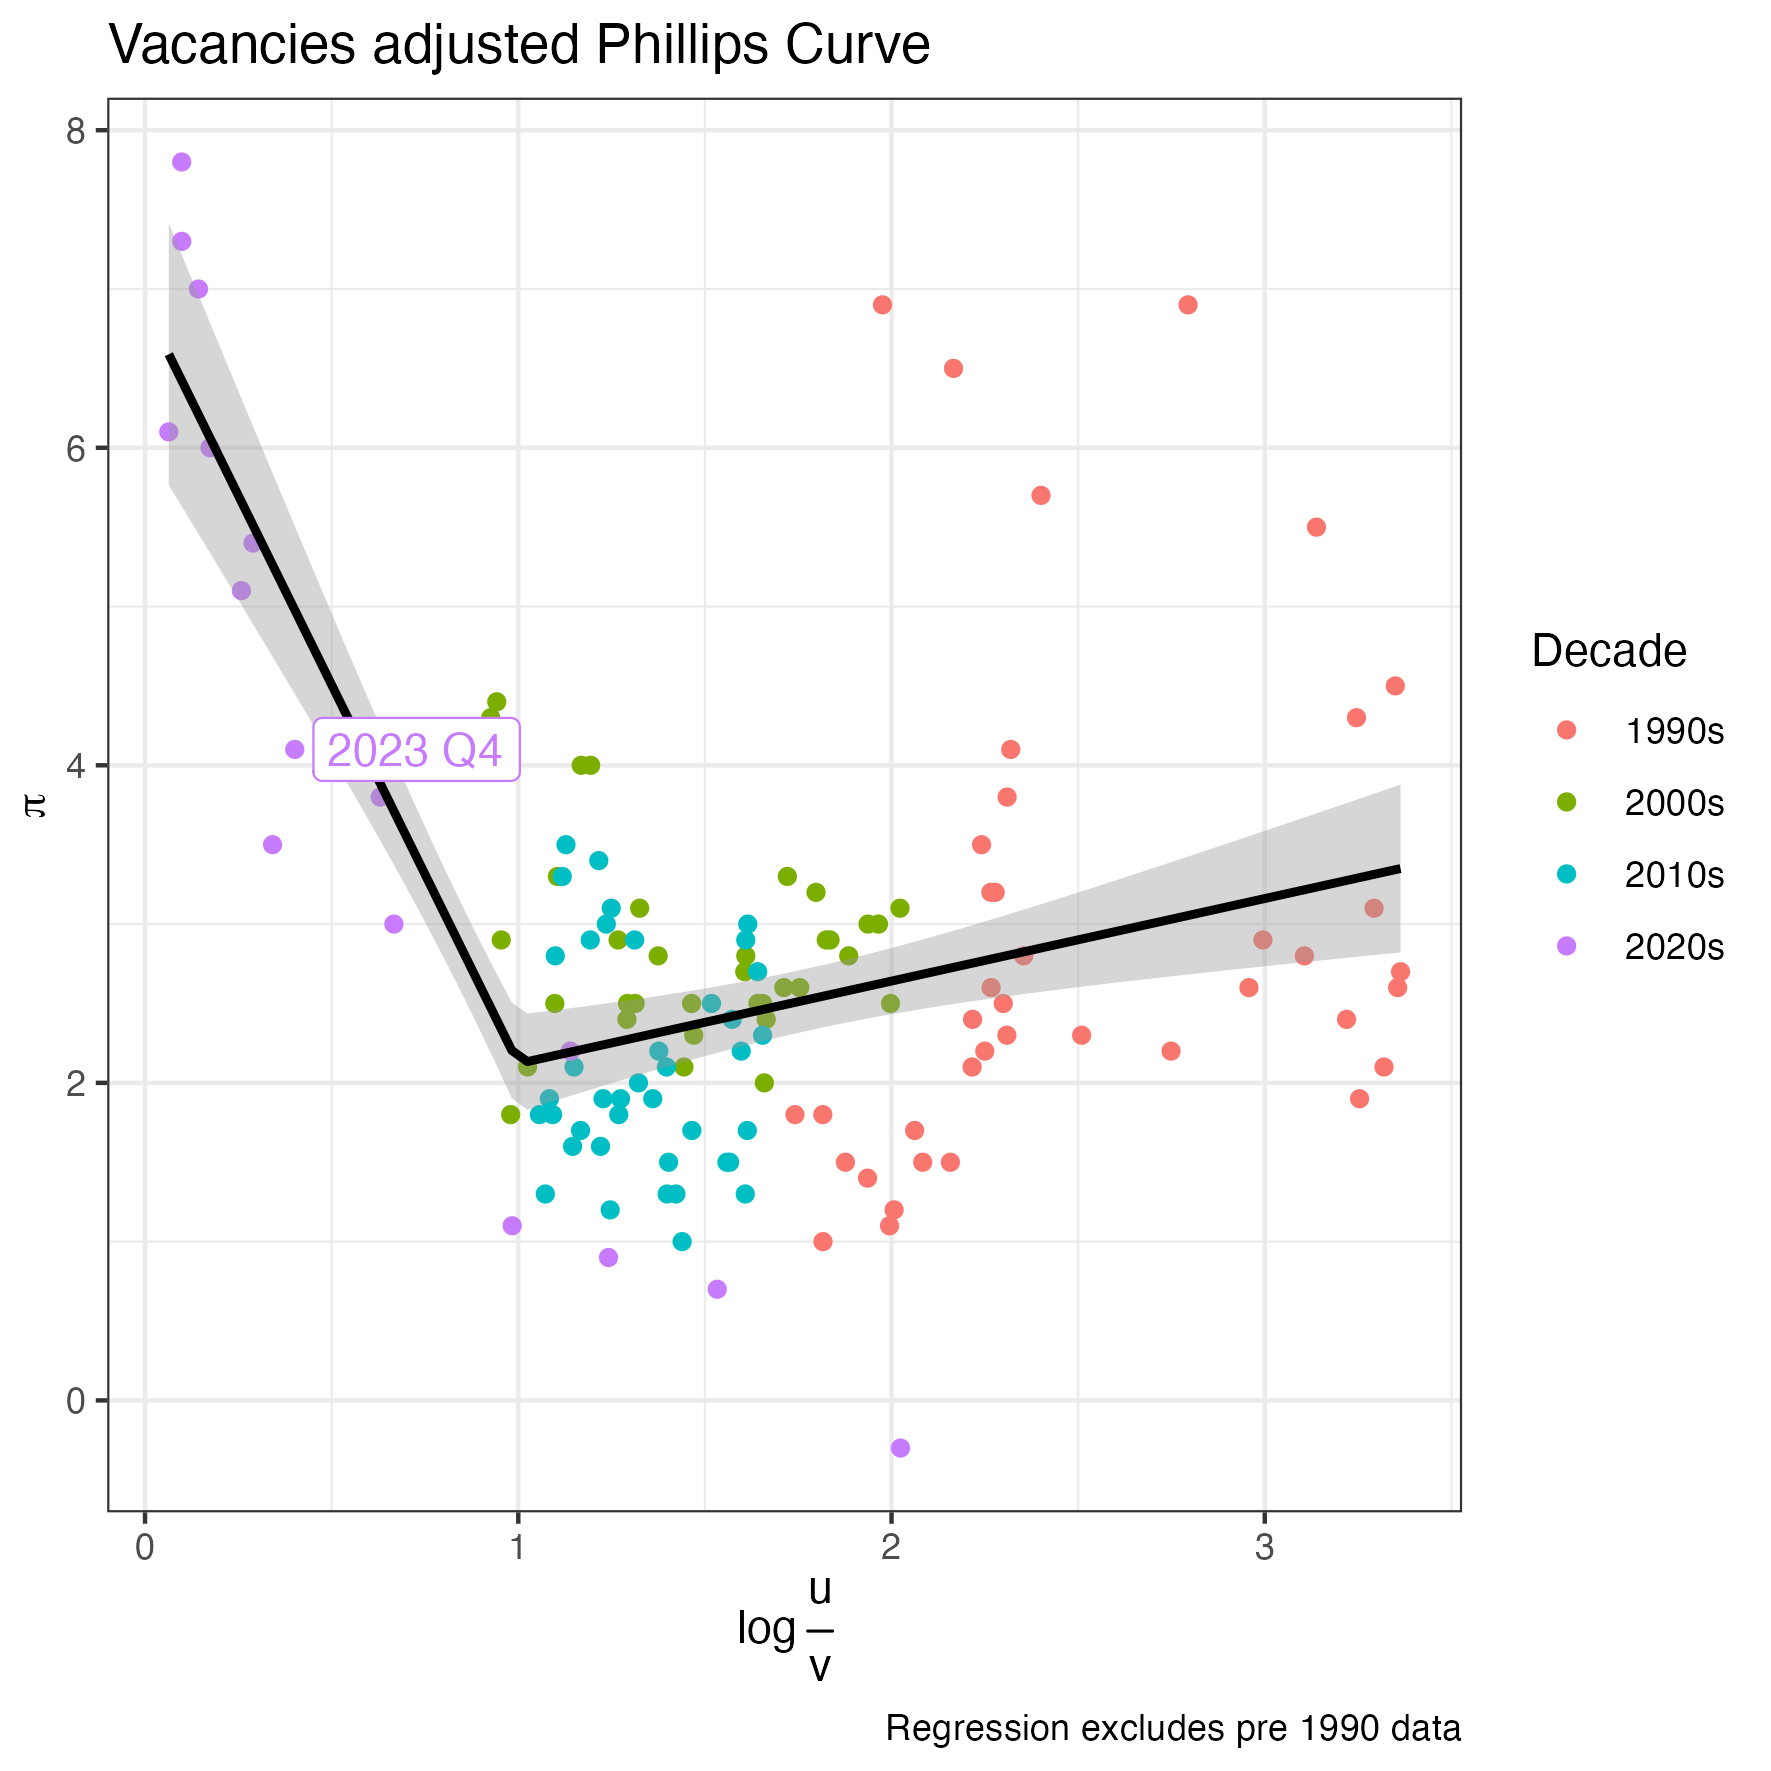

Reproduce this figure in R.
library(readrba)
library(dplyr)
library(ggplot2)
library(tidyr)
library(splines)
library(lubridate)
library(tsibble)

eco <- c("FIRMMCRT"=  "CashRate", 
         "GCPIEITCYP"="Inflation", 
         "GGDPCVGDPY"="GDPGrowth", 
         "GLFSURSA"=  "UnempRate", 
         "GNFAEYP"=   "LabourEarn",
         "GLFOSVTLF"= "JobVacancies")
  
lastnona <- function(x) { 
  x <- x[!is.na(x)]
  if (length(x)==0) { return(NA) }
  else { return(tail(x,1)) }
  }
    
calc_decade <- function(x) { 
  (lubridate::year(x) %/% 10)*10 } 

data <- readrba::read_rba(series_id=names(eco)) %>% 
  mutate(name=eco[series_id])  %>% 
  select(date, name, value) %>% 
  arrange(date) %>% 
  pivot_wider(id_cols=date, names_from=name, values_from = value) %>% 
  mutate(period = tsibble::yearquarter(date)) %>%  
  group_by(period) %>% 
  summarise(across(any_of(unname(eco)), ~lastnona(.x))) %>% 
  mutate(decade = calc_decade(period)) %>% 
  filter(decade >= 1970) 

p1 <- data %>% 
  drop_na(Inflation) %>%
  filter(period >= yearquarter("1990 Q1")) %>%
  ggplot(aes(x=log(UnempRate/JobVacancies), y=Inflation))  + 
  geom_point(aes(col=paste0(decade, "s"))) + 
  geom_smooth(data=~filter(., decade>=1990), 
              method="lm", formula="y ~ bs(x, degree=1, knots=c(1))", col="black") + 
  geom_label(data=~filter(.x, period==max(period)), 
            aes(label=as.character(period), col=paste0(decade, "s")), 
            hjust="inward", show.legend = FALSE, nudge_x = 0.05) +
  labs(x=expression(log ~ frac(u,v)), 
       y=expression(pi), 
       col="Decade", 
       title="Vacancies adjusted Phillips Curve", 
       caption="Regression excludes pre 1990 data") + 
  theme_bw()

ggsave("urnball.png", p1, device="png", scale=1.5, 
       width=10, height=10, units="cm")


